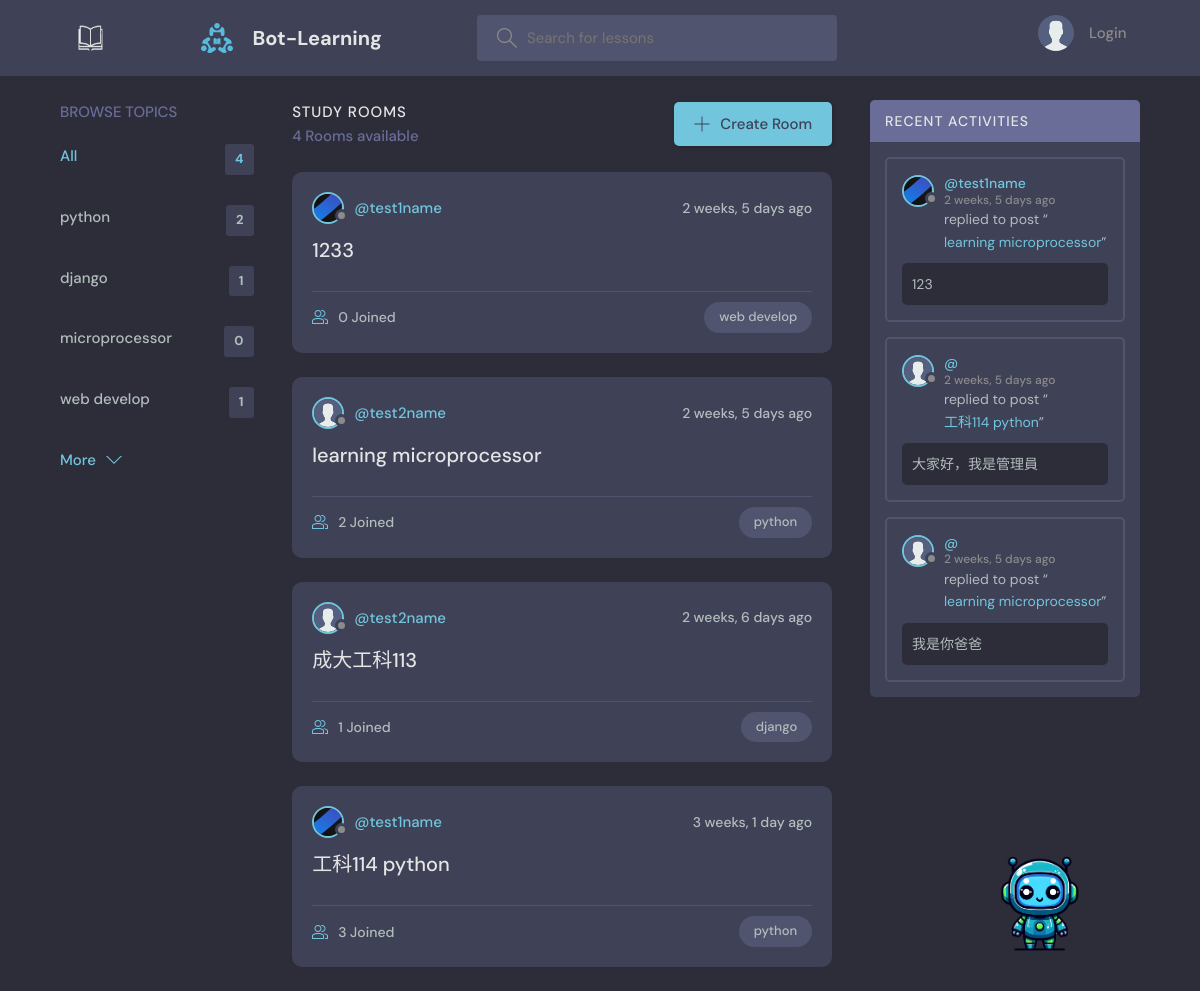
The app's page /, older data.
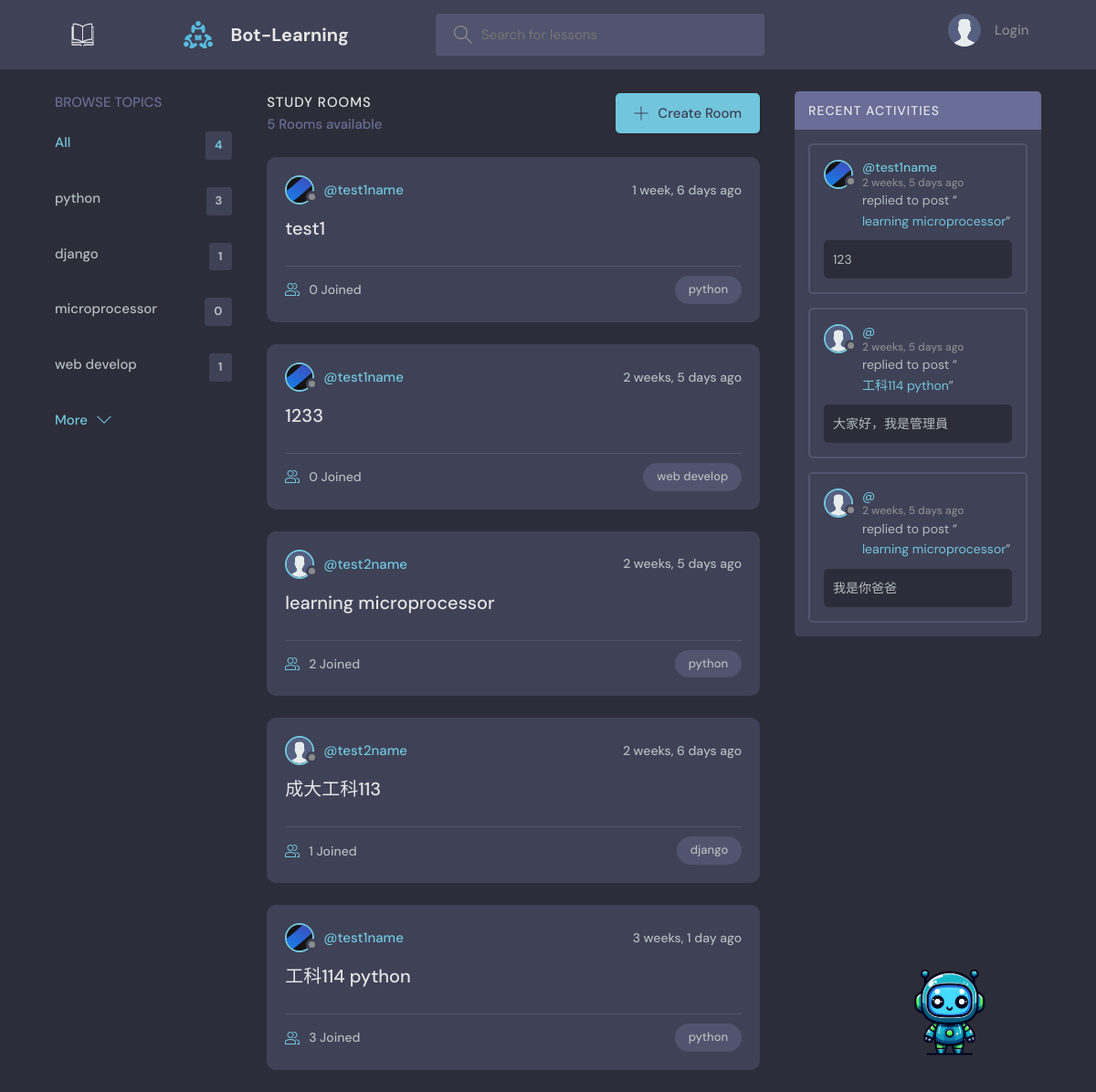
The same page, newer data.
### base/models.py (models this page shows, shortened)
class Topic(models.Model):
    name = models.CharField(max_length=200)

class Room(models.Model):
    host = models.ForeignKey(User, on_delete=models.SET_NULL, null=True)
    topic = models.ForeignKey(Topic, on_delete=models.SET_NULL, null=True)
    name = models.CharField(max_length=200)
    description = models.TextField(null=True, blank=True)
    participants = models.ManyToManyField(
        User, related_name='participants', blank=True)
    updated = models.DateTimeField(auto_now=True)
    created = models.DateTimeField(auto_now_add=True)
    class Meta:
        ordering = ['-updated', '-created']
    def __str__(self):
        return self.name

class User(AbstractUser):
    name = models.CharField(max_length=200, null=True)
    email = models.EmailField(unique=True, null=True)
    bio = models.TextField(null=True)
    avatar = models.ImageField(null=True, default="avatar.svg")
    objects = CustomUserManager()
    USERNAME_FIELD = 'email'
    REQUIRED_FIELDS = []

class Message(models.Model):
    user = models.ForeignKey(User, on_delete=models.CASCADE)
    room = models.ForeignKey(Room, on_delete=models.CASCADE)
    body = models.TextField()
    updated = models.DateTimeField(auto_now=True)
    created = models.DateTimeField(auto_now_add=True)
    class Meta:
        ordering = ['-updated', '-created']

### base/views.py (the view)
# urls.py: path('', views.home, name="home"),
def home(request):
    q = request.GET.get('q') if request.GET.get('q') != None else ''
    rooms = Room.objects.filter(
        Q(topic__name__icontains=q) |
        Q(name__icontains=q) |
        Q(description__icontains=q)
    )
    topics = Topic.objects.all()[0:5]
    room_count = rooms.count()
    room_messages = Message.objects.filter(
        Q(room__topic__name__icontains=q))[0:3]
    context = {'rooms': rooms, 'topics': topics,
               'room_count': room_count, 'room_messages': room_messages}
    return render(request, 'base/home.html', context)

### base/templates/base/home.html (shortened to what this page needs)
{% extends 'main.html' %}
{% block content %}
<main class="layout layout--3">
  <div class="container">
    {% include 'base/topics_component.html' %}
    <div class="roomList">
      <div class="roomList__header">
        <div>
          <h2>Study Rooms</h2>
          <p>{{room_count}} Rooms available</p>
        </div>
        <a class="btn btn--main" href="{% url 'create-room' %}">
          <svg version="1.1" xmlns="http://www.w3.org/2000/svg" width="32" height="32" viewBox="0 0 32 32">
            <title>add</title>
            <path
              d="M16.943 0.943h-1.885v14.115h-14.115v1.885h14.115v14.115h1.885v-14.115h14.115v-1.885h-14.115v-14.115z">
            </path>
          </svg>
          Create Room
        </a>
      </div>
      {% include 'base/feed_component.html' %}
    </div>
    {% include 'base/activity_component.html' %}
  </div>
</main>
{%include 'base/bot_component.html'%}
{% endblock %}

### base/templates/base/topics_component.html
<div class="topics">
    <div class="topics__header">
        <h2>Browse Topics</h2>
    </div>
    <ul class="topics__list">
        <li>
            <a href="{% url 'home' %}" class="active">All <span>{{topics.count}}</span></a>
        </li>
        {% for topic in topics %}
        <li>
            <a href="{% url 'home' %}?q={{topic.name}}">{{topic.name}}<span>{{topic.room_set.all.count}}</span></a>
        </li>
        {% endfor %}
    </ul>
    <a class="btn btn--link" href="{% url 'topics' %}">
        More
        <svg version="1.1" xmlns="http://www.w3.org/2000/svg" width="32" height="32" viewBox="0 0 32 32">
            <title>chevron-down</title>
            <path d="M16 21l-13-13h-3l16 16 16-16h-3l-13 13z"></path>
        </svg>
    </a>
</div>

### base/templates/base/feed_component.html (shortened to what this page needs)
{% for room in rooms %}
<div class="roomListRoom">
    <div class="roomListRoom__header">
        <a href="{% url 'user-profile' room.host.id %}" class="roomListRoom__author">
            <div class="avatar avatar--small">
                <img src="{{room.host.avatar.url}}" />
            </div>
            <span>@{{room.host.username}}</span>
        </a>
        <div class="roomListRoom__actions">
            <span>{{room.created|timesince}} ago</span>
        </div>
    </div>
    <div class="roomListRoom__content">
        <a href="{% url 'room' room.id %}">{{room.name}}</a>
    </div>
    <div class="roomListRoom__meta">
        <a href="{% url 'room' room.id %}" class="roomListRoom__joined">
            {{room.participants.all.count}} Joined
        </a>
        <p class="roomListRoom__topic">{{room.topic.name}}</p>
    </div>
</div>
{% endfor %}

### base/templates/base/activity_component.html (shortened to what this page needs)
<div class="activities">
    <div class="activities__header">
        <h2>Recent Activities</h2>
    </div>
    {% for message in room_messages %}
    <div class="activities__box">
        <div class="activities__boxHeader roomListRoom__header">
            <a href="{% url 'user-profile' message.user.id %}" class="roomListRoom__author">
                <div class="avatar avatar--small">
                    <img src="{{message.user.avatar.url}}" />
                </div>
                <p>
                    @{{message.user.username}}
                    <span>{{message.created|timesince}} ago</span>
                </p>
            </a>
        </div>
        <div class="activities__boxContent">
            <p>replied to post “<a href="{% url 'room' message.room.id %}">{{message.room}}</a>”</p>
            <div class="activities__boxRoomContent">{{message.body}}</div>
        </div>
    </div>
    {% endfor %}
</div>

Row changes from the older to the newer data that the page shows:
computed for Topic "python": room_set.all.count "2" → "3"
added Room: host.avatar (picture), host.username "test1name", created "1 week, 6 days", name "test1", participants.all.count "0", topic.name "python"
Text that changed along with them:
{{ room_count }}: "4" → "5"
